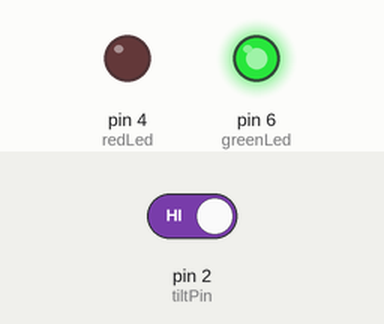
Recording of a sketch running on a simulated Arduino Uno, built with avr-gcc and run on an emulated ATmega328P. On the bench: output pins drawn as LEDs (lit = HIGH). The test bench sets the inputs (shaded band); at power-on: pin 2 (tiltPin) HIGH.

Above: at 1.2 s.
1.3 s: pin 2 (tiltPin) driven LOW
At 2.4 s:
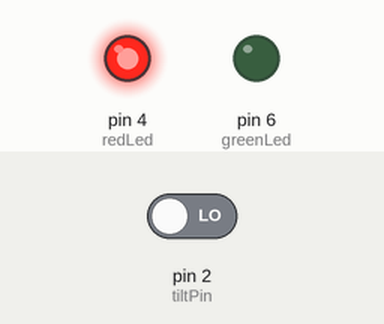
2.8 s: pin 2 (tiltPin) driven HIGH
At 3.5 s:
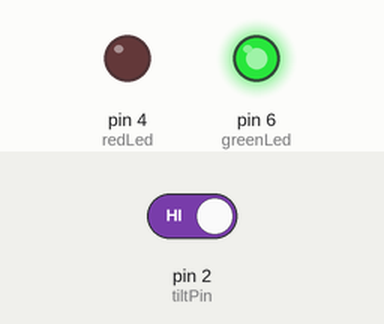
Timing chart, 0 to 5.8 s (numbered marks = the images above; inputs shaded):
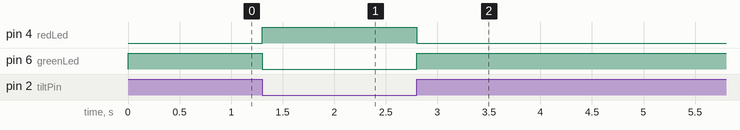

Measured:
- after the input at 1.3 s, pin 4 (redLed): LOW → HIGH at once; pin 6 (greenLed): HIGH → LOW at once
- after the input at 2.8 s, pin 4 (redLed): HIGH → LOW at once; pin 6 (greenLed): LOW → HIGH at once

The sketch:

tiltSwitch.ino
```cpp
int tiltPin = 2;
int redLed = 4;
int greenLed = 6;
int tiltVal;

void setup()
{
	pinMode(tiltPin, INPUT);
	pinMode(redLed, OUTPUT);
	pinMode(greenLed, OUTPUT);
	digitalWrite(tiltPin, HIGH);
	Serial.begin(9600);
}

void loop()
{
	tiltVal = digitalRead(tiltPin);
	// if upright, tiltVal = 0
	if (tiltVal == 1)
	{
		digitalWrite(greenLed, HIGH);
		digitalWrite(redLed, LOW);
	}
	else
	{
		digitalWrite(greenLed, LOW);
		digitalWrite(redLed, HIGH);
	}
}
```
